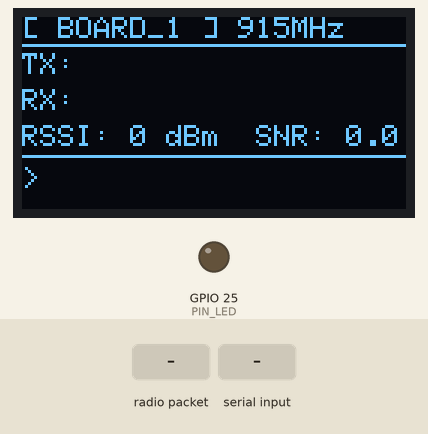
Bench run of a sketch on a simulated ESP32. Shown: 128×64 one-colour display, output pins drawn as LEDs (lit = HIGH). Inputs (shaded band) come from the test bench. No radio packets arrive unless stated; what the sketch prints to the serial monitor is not drawn.

Above: at 1.4 s.
1.5 s: radio packet "1" arrives
At 2.1 s:
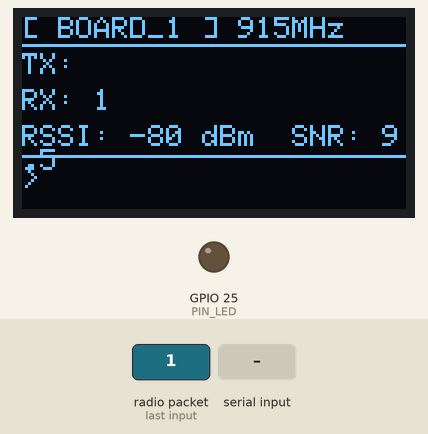
3.1 s: "1\n" received over Serial
At 3.7 s:
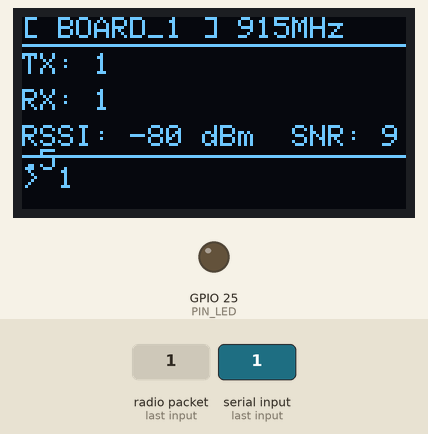
4.7 s: radio packet "0" arrives
At 5.7 s:
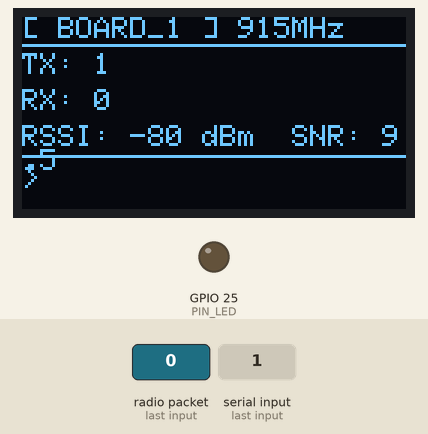
Timing chart, 0 to 7.7 s (numbered marks = the images above; inputs shaded):
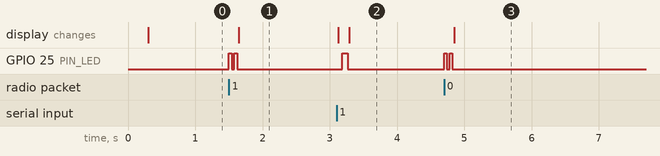

Measured:
- after the input at 1.5 s, GPIO 25 (PIN_LED): alternates HIGH for 0.04 s and LOW for 0.04 s, 4 changes in all, then stays LOW, starting at once; the display: changes after 0.15 s (image 1)
- after the input at 3.1 s, GPIO 25 (PIN_LED): LOW → HIGH after 0.09 s, → LOW 0.08 s later; the display: first changes at once (image 2 shows a later state)
- after the input at 4.7 s, GPIO 25 (PIN_LED): alternates HIGH for 0.04 s and LOW for 0.04 s, 4 changes in all, then stays LOW, starting at once; the display: changes after 0.15 s (image 3)

The sketch:

lora_chat.ino
```cpp
// ============================================================
// LilyGo T3 V1.6.1 — Two-way LoRa Chat
// Same sketch on BOTH boards — set a different name below
// Board:   Tools > Board > esp32 > "TTGO LoRa32-OLED"
// Library: "LoRa" by Sandeep Mistry
//          "Adafruit SSD1306" by Adafruit
//
// Usage:
//   Type a message in Serial Monitor (115200 baud, Newline ending)
//   Press Enter — it sends over LoRa and shows on the other board
// ============================================================

#include <SPI.h>
#include <LoRa.h>
#include <Wire.h>
#include <Adafruit_GFX.h>
#include <Adafruit_SSD1306.h>

// ---- Set a different name on each board ----
#define MY_NAME   "BOARD_1"   // change to "BOARD_2" on the other one

// ---- LoRa pins (T3 V1.6.1) ----
#define LORA_SCK  5
#define LORA_MISO 19
#define LORA_MOSI 27
#define LORA_CS   18
#define LORA_RST  23
#define LORA_IRQ  26

// ---- OLED ----
#define OLED_SDA  21
#define OLED_SCL  22

// ---- Radio settings ----
#define RF_FREQ   915E6
#define TX_POWER  20
#define SF        7
#define BW        125E3
#define CR        5

#define PIN_LED   25
#define MAX_MSG   200   // max message length

Adafruit_SSD1306 display(128, 64, &Wire, -1);

String incomingMsg  = "";
String lastSent     = "";
String lastReceived = "";
int    lastRSSI     = 0;
float  lastSNR      = 0;

// ---- Display layout ----
void updateDisplay() {
  display.clearDisplay();
  display.setTextColor(SSD1306_WHITE);

  // Header
  display.setTextSize(1);
  display.setCursor(0, 0);
  display.printf("[ %s ] 915MHz", MY_NAME);
  display.drawLine(0, 9, 127, 9, SSD1306_WHITE);

  // Last sent
  display.setCursor(0, 12);
  display.print("TX: ");
  display.println(lastSent.substring(0, 18));   // truncate to fit

  // Last received
  display.setCursor(0, 24);
  display.print("RX: ");
  display.println(lastReceived.substring(0, 18));

  // RSSI / SNR
  display.setCursor(0, 36);
  display.printf("RSSI: %d dBm  SNR: %.1f", lastRSSI, lastSNR);

  // Prompt
  display.drawLine(0, 46, 127, 46, SSD1306_WHITE);
  display.setCursor(0, 50);
  display.print("> ");
  display.print(incomingMsg.substring(0, 18));

  display.display();
}

void sendMessage(String msg) {
  if (msg.length() == 0) return;

  String packet = String(MY_NAME) + ": " + msg;

  LoRa.beginPacket();
  LoRa.print(packet);
  LoRa.endPacket();

  lastSent = msg;
  Serial.println("Sent: " + packet);

  digitalWrite(PIN_LED, HIGH); delay(80); digitalWrite(PIN_LED, LOW);
  updateDisplay();
}

void setup() {
  pinMode(PIN_LED, OUTPUT);
  Serial.begin(115200);
  delay(200);

  Wire.begin(OLED_SDA, OLED_SCL);
  if (!display.begin(SSD1306_SWITCHCAPVCC, 0x3C)) {
    Serial.println("OLED failed");
  }

  SPI.begin(LORA_SCK, LORA_MISO, LORA_MOSI, LORA_CS);
  LoRa.setPins(LORA_CS, LORA_RST, LORA_IRQ);

  if (!LoRa.begin(RF_FREQ)) {
    Serial.println("LoRa init FAILED");
    display.clearDisplay();
    display.setTextSize(2);
    display.setCursor(0, 0); display.println("LoRa");
    display.setCursor(0, 20); display.println("FAILED");
    display.display();
    while (1) { digitalWrite(PIN_LED, !digitalRead(PIN_LED)); delay(100); }
  }

  LoRa.setTxPower(TX_POWER);
  LoRa.setSpreadingFactor(SF);
  LoRa.setSignalBandwidth(BW);
  LoRa.setCodingRate4(CR);

  Serial.printf("\n[ %s ] ready — type a message and press Enter\n", MY_NAME);
  updateDisplay();
}

void loop() {
  // ---- Check for incoming LoRa packet ----
  int pktSize = LoRa.parsePacket();
  if (pktSize) {
    String rx = "";
    while (LoRa.available()) rx += (char)LoRa.read();

    lastRSSI     = LoRa.packetRssi();
    lastSNR      = LoRa.packetSnr();
    lastReceived = rx;

    Serial.printf("Received: \"%s\"  RSSI: %d dBm  SNR: %.1f dB\n",
                  rx.c_str(), lastRSSI, lastSNR);

    // Print in a format Python can parse
    Serial.printf("CHAT_RX:%s|RSSI:%d|SNR:%.1f\n", rx.c_str(), lastRSSI, lastSNR);

    digitalWrite(PIN_LED, HIGH); delay(40); digitalWrite(PIN_LED, LOW);
    delay(40);
    digitalWrite(PIN_LED, HIGH); delay(40); digitalWrite(PIN_LED, LOW);

    updateDisplay();
  }

  // ---- Check for typed message from Serial / Python ----
  while (Serial.available()) {
    char c = Serial.read();
    if (c == '\n' || c == '\r') {
      if (incomingMsg.length() > 0) {
        sendMessage(incomingMsg);
        incomingMsg = "";
      }
    } else {
      if (incomingMsg.length() < MAX_MSG) {
        incomingMsg += c;
        updateDisplay();   // show typed characters live on OLED
      }
    }
  }
}
```
